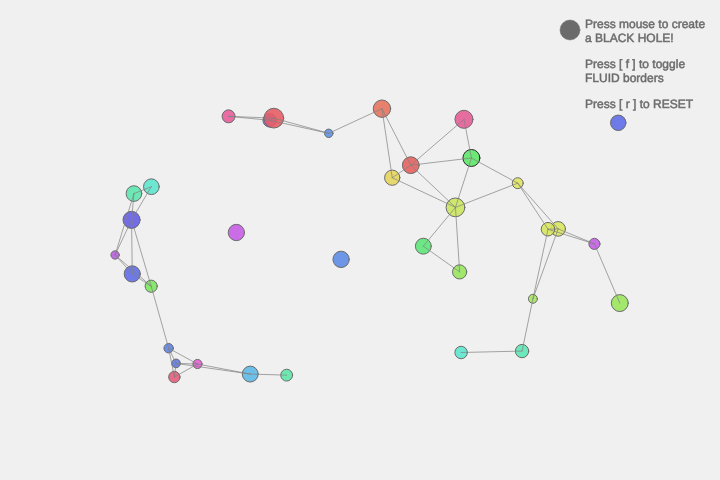
Frame 1 (no input)
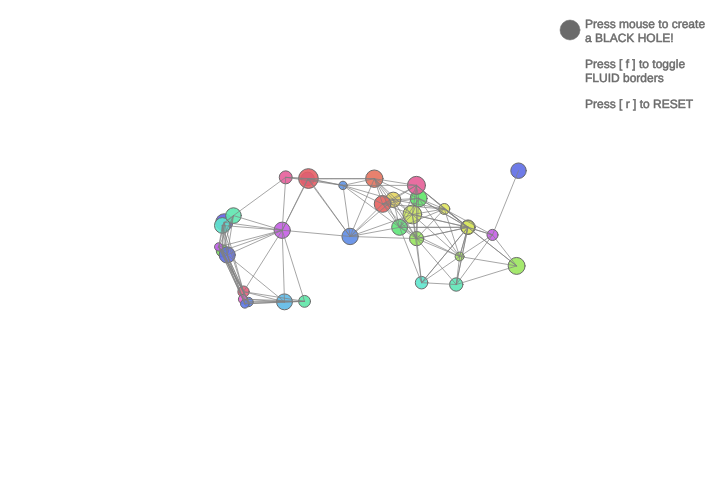
Frame 60 (no input)
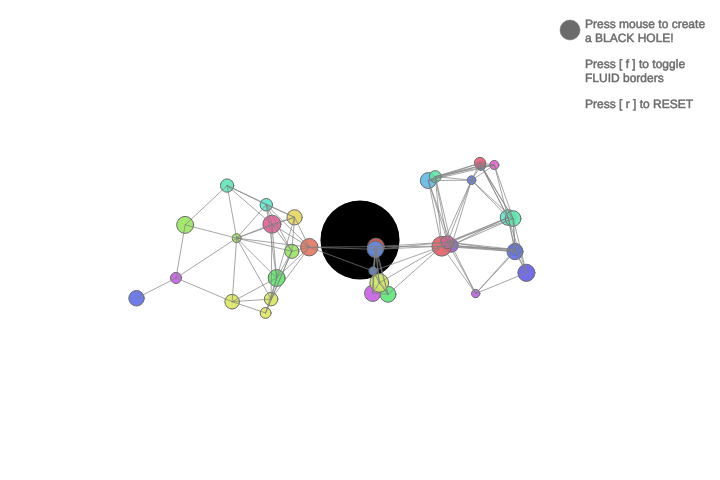
Frame 120 (the mouse pressed at the canvas centre since frame 60)

The p5.js sketch that drew these frames (run headless with seeded random() and noise() and a simulated clock; from frame 60 on, the mouse is pressed at the canvas centre):

// p5.js sketch
// ── sketch.js
// Space Tension
// This sketch provides a set of particles which attract each other. 
// They are connected to the nearest particles by a line.
// With a mouse click, you can create a black hole to attract them!
// By pressing 'f' you can toggle a fluid viscous border!
// by Nicolas Escarpentier


var particles = []; // Particle array
var blackHole;      // Black Hole object
var fluid;          // Viscous fluid gives external bounds
var C = 0.1;        // Viscosity coefficient
var G = 1.0;        // Gravity constant
var boolF = false;  // boolean to see if fluid is activated or not

function setup() {
  createCanvas(720, 480);
  // Creates random particles across the canvas
  for (var i = 0; i < 35; i++) {
    particles[i] = new Particle(random(100, width - 100), random(100, height - 100), random(1, 2.5));
  }
  // Initializes the black hole!
  blackHole = new BlackHole();
  // Initializes the viscous medium
  fluid = new Fluid(this.C, 100);
}

function draw() {
  background(240);

  // Gravitational forces
  for (var i = 0; i < particles.length; i++) {
    for (var j = 0; j < particles.length; j++) {
      if (i != j) {
        var force = particles[i].calculateAttraction(particles[j], this.G);
        particles[i].applyForce(force);
      }
    }
  }
  
  // Drag forces (only if toggled!)
  if (boolF) {
    for (var i = 0; i < particles.length; i++) {
      if (fluid.contains(particles[i])) {
        var force = fluid.calculateDrag(particles[i]);
        particles[i].applyForce(force);
      }
    }
    fluid.display();
  }

  // Black Hole attraction only while mouse is being pressed
  if (mouseIsPressed) {
    blackHole.setPosition(mouseX, mouseY);
    for (var i = 0; i < particles.length; i++) {
      var force = blackHole.calculateAttraction(particles[i], this.G);
      particles[i].applyForce(force);
    }
    blackHole.display();
  }

  // Update variables after all forces have been applied
  for (var i = 0; i < particles.length; i++) {
    particles[i].update();
    particles[i].display();
  }

  this.drawLines(particles);
  this.drawTextBox();
}

function keyPressed() {
  // Pressing 'r' resets the canvas
  if (key == 'r' || key == 'R') {
    for (var i = 0; i < particles.length; i++) {
      particles[i] = new Particle(random(100, width - 100), random(100, height - 100), random(1, 2.5));
    }
    blackHole = new BlackHole();
  }
  // Pressing 'f' toggles the fluid border
  if (key == 'f' || key == 'F') {
    this.boolF = !this.boolF;
  }
}


// Draws lines between the different particles but only to the nearest particles
this.drawLines = function(p) {
  // Double loop to get every i-j combination.
  for (var i = 0; i < p.length - 1; i++) {
    // This loops starts from i+1, because I don't want to repeat the lines
    for (var j = i + 1; j < p.length; j++) {
      if (i != j) { // Just in case... This shouldn't happen
        // First we get the coordinates from both particles
        var x1 = p[i].pos.x;
        var y1 = p[i].pos.y;
        var x2 = p[j].pos.x;
        var y2 = p[j].pos.y;
        // Calculating the distance
        var distance = dist(x1, y1, x2, y2);
        // Only connects with the nearest particles
        if (distance < 75) {
          strokeWeight(1);
          stroke(50, 0.7);
          line(x1, y1, x2, y2);
        }
      }
    }
  }
}

this.drawTextBox = function() {
  ellipseMode(CENTER);
  stroke(42);
  strokeWeight(0.5);
  fill(42);
  ellipse(width - 150, 30, 20, 20);
  text("Press mouse to create", width - 135, 28);
  text("a BLACK HOLE!", width - 135, 42);
  text("Press [ f ] to toggle", width - 135, 68);
  text("FLUID borders", width - 135, 82);
  text("Press [ r ] to RESET", width - 135, 108);
}
// ── Fluid.js
function Fluid(C, b) {
  this.C = C;   // drag coefficient
  this.b = b;   // border width for the fluid medium
  this.h = 175; // hue

  // Calculates if the particle is within the fluid medium
  this.contains = function(p) {
    var pos = p.pos.copy();
    return (pos.x < this.b || pos.x > width - this.b) &&
      (pos.y < this.b || pos.y > height - this.b)
  }

  this.calculateDrag = function(p) {
    // Direction (vector)
    var direction = p.vel.copy(); // direction of velocity
    direction.mult(-1);           // drag force has opposite direction
    direction.normalize();        // unit vector
    // Magnitude (scalar)
    var speed = p.vel.mag();      // speed is the magnitude of velocity vector
    var magnitude = this.C * speed * speed;
    // Final force vector (direction*magnitude)
    var force = direction.mult(magnitude);
    return force;
  }

  this.display = function() {
    noStroke();
    // Pulsating color effect by using a sine function depending on the time
    colorMode(HSB);
    var auxTime = millis() % 3600;
    auxTime = radians(auxTime / 10);
    auxTime = sin(auxTime) * 50;
    var c = color(this.h + auxTime, 59, 90, 0.4);

    fill(c);
    rect(0, 0, width, b);
    rect(0, height - b, width, height);
    rect(0, b, b, height - 2 * b);
    rect(width - b, b, width, height - 2 * b);
  }
}
// ── blackHole.js
function BlackHole() {
  this.pos = createVector(0, 0);
  this.mass = random(15, 70);

  this.setPosition = function(x, y) {
    this.pos = createVector(x, y);
  }
  
  this.calculateAttraction = function(p, G) {
    // Direction (vector)
    var direction = p5.Vector.sub(this.pos, p.pos); // substraction of vectors
    var distance = direction.mag(); // distance is the magnitude of direction
    distance = constrain(distance, 5, 30); // artificial constraint
    direction.normalize(); // magnitude of direction = 1
    // Magnitude (scalar)
    var magnitude = (G * this.mass * p.mass) / (distance * distance);
    // Final force vector (direction*magnitude)
    var force = direction.mult(magnitude);
    return force;
  }

  this.display = function() {
    ellipseMode(CENTER);

    // Pulsating effect by using a sine function depending on the time
    var auxTime = millis()%3600;
    auxTime = radians(auxTime/10);
    auxTime = abs(sin(auxTime)) +1;
    // Black Hole display
    var diam = this.mass *auxTime;
    noStroke();
    for (var d = diam; d > 0; d--) {
      var transp = (diam - d) * 100 / diam;
      fill(0, transp);
      ellipse(this.pos.x, this.pos.y, d, d);
    }

  }
}
// ── particle.js
function Particle(x, y, m){
  this.pos = createVector(x, y);  // Position vector
  this.vel = createVector(0, 0);  // Velocity vector
  this.acc = createVector(0, 0);  // Acceleration vector
  this.mass = m;            // mass
  this.h = random(0, 359);  // hue
  
  // Calculates the attraction from this particle towards another one
  // Input: particle p, constant of gravity G
  this.calculateAttraction = function(p, G){
    // Direction (vector)
    var direction = p5.Vector.sub(this.pos, p.pos); // substraction of vectors
    var distance = direction.mag();                 // distance is the magnitude of direction
    distance = constrain(distance, 5, 30);          // artificial constraint
    direction.normalize();                          // magnitude of direction = 1
    // Magnitude (scalar)
    var magnitude = -(G *this.mass *p.mass)/(distance*distance);
    // Final force vector (direction*magnitude)
    var force = direction.mult(magnitude);
    return force;
  }
  
  this.applyForce = function(force){
    var f = force.copy();
    f.div(this.mass);
    this.acc.add(f);
  }
  
  // Updates the variables and keeps the particle inside the canvas
  this.update = function(){
    this.vel.add(this.acc);
    if(this.vel.mag() > 15){
      this.vel.setMag(8);     // artificial speed cap
    }
    this.pos.add(this.vel);
    
    this.acc.mult(0);
  }
  
  // Display function
  this.display = function(){
    strokeWeight(1);
    stroke(42);
    colorMode(HSB);
    var c = color(this.h, 59, 90, 0.9);
    fill(c);
    ellipseMode(CENTER);
    ellipse(this.pos.x, this.pos.y, this.mass*8, this.mass*8);
  }
  
  
}
